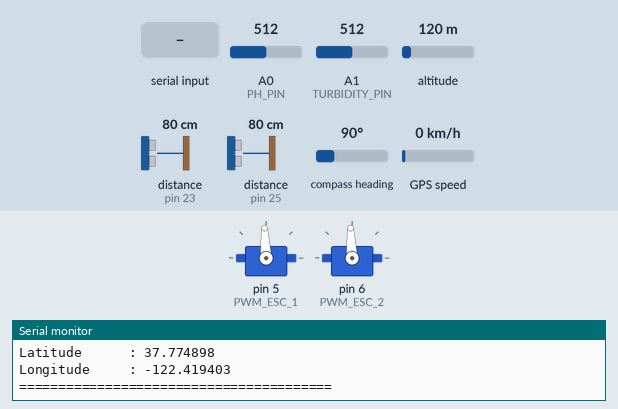
Bench run of a sketch on a simulated Arduino Mega 2560, built with avr-gcc and run on an emulated ATmega2560. Shown: 2 × servo, the last lines printed to the serial monitor. Wiring (inferred from the names in the program): 2 × ultrasonic range finder: trigger pin 22, echo pin 23 / trigger pin 24, echo pin 25. The inputs (shaded band) are chosen by the test bench; at power-on: A0 (PH_PIN) = 512, A1 (TURBIDITY_PIN) = 512, altitude 120 m, distance to the obstacle (sensors on pin 23, pin 25) 80 cm, compass heading 90°, GPS speed 0 km/h. The echo pulse lasts 58.3 µs per cm; the GPS gets a fix after 3 s at 37.7749, -122.4194 with 8 satellites.

Above: at 5.2 s.
5.3 s: "90,45\n" received over Serial
At 6.03 s:
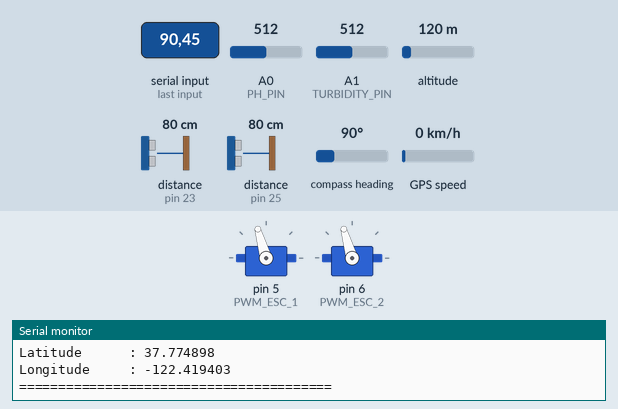
At 8.6 s:
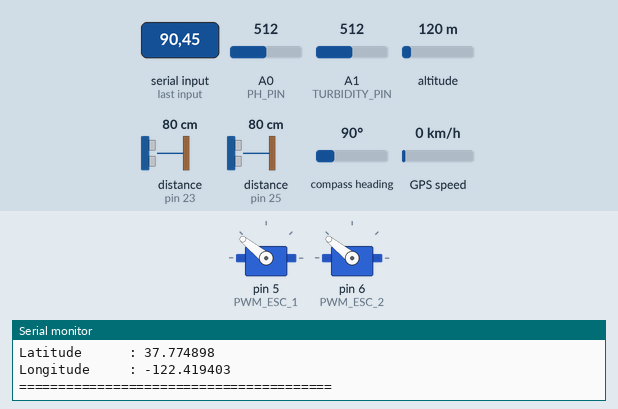
8.8 s: "30,150\n" received over Serial
At 14.8 s:
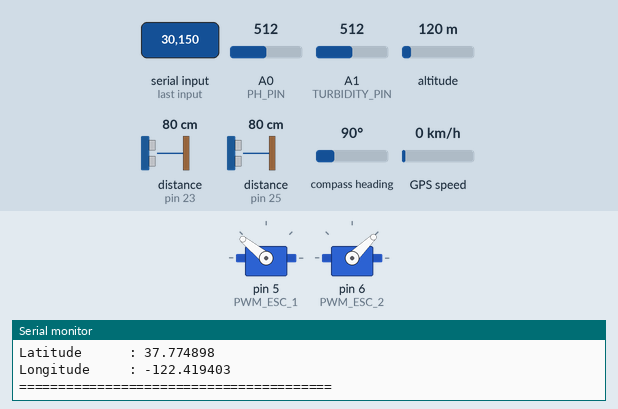
Timing chart, 0 to 16.3 s (numbered marks = the images above; inputs shaded):
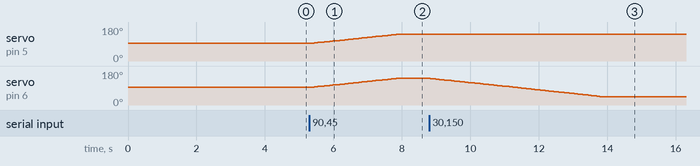

Measured:
- after the input at 5.3 s, servo on pin 5 (PWM_ESC_1), servo on pin 6 (PWM_ESC_2): moves from 93° to 141° over 2.5 s, starting at once
- after the input at 8.8 s, servo on pin 6 (PWM_ESC_2): moves from 141° to 44° over 5.0 s, starting at once

The sketch:

voyager.ino
```cpp
#include <TinyGPS++.h>
#include <Servo.h>

// ================= PIN =================
#define TRIG_DEPAN      22
#define ECHO_DEPAN      23

#define TRIG_BELAKANG   24
#define ECHO_BELAKANG   25

#define PH_PIN          A0
#define TURBIDITY_PIN   A1

#define PWM_ESC_1       5
#define PWM_ESC_2       6

// ================= OBJEK =================
TinyGPSPlus gps;
Servo thrusterKiri;
Servo thrusterKanan;

// ================= VARIABEL SENSOR =================
const float TINGGI_TONG_DEPAN = 80.0;      // cm
const float TINGGI_TONG_BELAKANG = 80.0;   // cm

// --- Variabel pH ---
float calibration_value = 15.7;
int buffer_arr[10], temp;
float ph_act;

// --- Variabel Turbidity ---
float turbidity_ntu = 0;

// ================= VARIABEL THRUSTER =================
int currentPwmKiri = 1500;
int targetPwmKiri  = 1500;

int currentPwmKanan = 1500;
int targetPwmKanan  = 1500;

float x = 0.0; // Steering
float y = 0.0; // Throttle

const int SPEED_MULTIPLIER = 500;

// ================= TIMER =================
unsigned long waktuPrintTerakhir = 0;
unsigned long waktuRampingTerakhir = 0;

// ================= FUNGSI SENSOR ULTRASONIK =================
float bacaJarak(int trigPin, int echoPin) {
  digitalWrite(trigPin, LOW);
  delayMicroseconds(2);
  digitalWrite(trigPin, HIGH);
  delayMicroseconds(10);
  digitalWrite(trigPin, LOW);

  long duration = pulseIn(echoPin, HIGH, 30000);
  if(duration == 0) return -1;
  return duration * 0.0343 / 2.0;
}

float hitungPersenPenuh(float jarak, float tinggiTong) {
  if(jarak < 0) return 0;
  float persen = ((tinggiTong - jarak) / tinggiTong) * 100.0;
  return constrain(persen, 0, 100);
}

String statusTong(float persen) {
  if(persen < 30) return "KOSONG";
  if(persen < 70) return "SEDANG";
  return "PENUH";
}

// ================= FUNGSI SENSOR KUALITAS AIR =================
void bacaPH() {
  unsigned long int avgval;
  for (int i = 0; i < 10; i++) {
    buffer_arr[i] = analogRead(PH_PIN);
    delayMicroseconds(100);
  }
  // Sorting array
  for (int i = 0; i < 9; i++) {
    for (int j = i + 1; j < 10; j++) {
      if (buffer_arr[i] > buffer_arr[j]) {
        temp = buffer_arr[i];
        buffer_arr[i] = buffer_arr[j];
        buffer_arr[j] = temp;
      }
    }
  }
  // Ambil rata-rata 6 nilai tengah (buang 2 terendah, 2 tertinggi)
  avgval = 0;
  for (int i = 2; i < 8; i++) avgval += buffer_arr[i];
  float volt_ph = (float)avgval * ((5.0 / 1023.0) / 6.0);
  ph_act = -7.50 * volt_ph + calibration_value;
}

float bacaTurbidity() {
  int sum = 0;
  for (int i = 0; i < 10; i++) {
    sum += analogRead(TURBIDITY_PIN);
    delayMicroseconds(100);
  }
  float avg = sum / 10.0;
  float volt = avg * (5.0 / 1023.0);
  float ntu = 0;

  if (volt < 2.5) {
    ntu = 3000;
  } else {
    ntu = -1120.4 * sq(volt) + 5742.3 * volt - 4352.9;
    if (ntu < 0) ntu = 0;
  }
  return ntu;
}

// ================= SETUP =================
void setup() {
  Serial.begin(115200);
  Serial3.begin(9600);

  thrusterKiri.attach(PWM_ESC_1);
  thrusterKanan.attach(PWM_ESC_2);

  thrusterKiri.writeMicroseconds(1500);
  thrusterKanan.writeMicroseconds(1500);
  delay(4000);

  pinMode(TRIG_DEPAN, OUTPUT);
  pinMode(ECHO_DEPAN, INPUT);
  pinMode(TRIG_BELAKANG, OUTPUT);
  pinMode(ECHO_BELAKANG, INPUT);

  Serial.println("SISTEM WAHANA SIAP (MEGA + RASPI)");
  Serial.println("Format Serial dari Raspi: x,y");
}

// ================= LOOP =================
void loop() {
  // 1. ================= BACA GPS =================
  while (Serial3.available()) {
    gps.encode(Serial3.read());
  }

  // 2. ================= BACA PERINTAH RASPI & MIXING =================
  if (Serial.available() > 0) {
    String dataMasuk = Serial.readStringUntil('\n');
    int commaIndex = dataMasuk.indexOf(',');

    if (commaIndex > 0) {
      x = dataMasuk.substring(0, commaIndex).toFloat();
      y = dataMasuk.substring(commaIndex + 1).toFloat();

      // --- DIFFERENTIAL DRIVE MIXING ---
      float leftMix  = constrain(y + x, -1.0, 1.0);
      float rightMix = constrain(y - x, -1.0, 1.0);

      // Hitung Target PWM Kiri (Standar)
      targetPwmKiri = 1500 + (leftMix * SPEED_MULTIPLIER);

      // Hitung Target PWM Kanan RAW
      int pwmKananRaw = 1500 + (rightMix * SPEED_MULTIPLIER);

      // --- MIRRORING PROPELLER KANAN (CCW) ---
      targetPwmKanan = (2 * 1500) - pwmKananRaw;

      // Pastikan tetap berada di rentang batas aman ESC
      targetPwmKiri  = constrain(targetPwmKiri, 1000, 2000);
      targetPwmKanan = constrain(targetPwmKanan, 1000, 2000);
    }
  }

  // 3. ================= RAMPING (SOFT-START) 50ms =================
  if (millis() - waktuRampingTerakhir >= 50) {
    waktuRampingTerakhir = millis();

    if (currentPwmKiri < targetPwmKiri) {
      currentPwmKiri += 10;
      if (currentPwmKiri > targetPwmKiri) currentPwmKiri = targetPwmKiri;
    } else if (currentPwmKiri > targetPwmKiri) {
      currentPwmKiri -= 10;
      if (currentPwmKiri < targetPwmKiri) currentPwmKiri = targetPwmKiri;
    }

    if (currentPwmKanan < targetPwmKanan) {
      currentPwmKanan += 10;
      if (currentPwmKanan > targetPwmKanan) currentPwmKanan = targetPwmKanan;
    } else if (currentPwmKanan > targetPwmKanan) {
      currentPwmKanan -= 10;
      if (currentPwmKanan < targetPwmKanan) currentPwmKanan = targetPwmKanan;
    }

    thrusterKiri.writeMicroseconds(currentPwmKiri);
    thrusterKanan.writeMicroseconds(currentPwmKanan);
  }

  // 4. ================= TELEMETRI SENSOR (2 Detik) =================
  if (millis() - waktuPrintTerakhir >= 2000) {
    waktuPrintTerakhir = millis();

    // Update data kualitas air
    bacaPH();
    turbidity_ntu = bacaTurbidity();

    // Baca Jarak
    float jarakDepan = bacaJarak(TRIG_DEPAN, ECHO_DEPAN);
    float jarakBelakang = bacaJarak(TRIG_BELAKANG, ECHO_BELAKANG);
    float penuhDepan = hitungPersenPenuh(jarakDepan, TINGGI_TONG_DEPAN);
    float penuhBelakang = hitungPersenPenuh(jarakBelakang, TINGGI_TONG_BELAKANG);
    float totalKepenuhan = (penuhDepan + penuhBelakang) / 2.0;

    Serial.println("\n========================================");
    Serial.print("Jarak Depan   : "); Serial.print(jarakDepan); Serial.println(" cm");
    Serial.print("Status Depan  : "); Serial.println(statusTong(penuhDepan));
    Serial.print("Jarak Belakang: "); Serial.print(jarakBelakang); Serial.println(" cm");
    Serial.print("Status Belakang: "); Serial.println(statusTong(penuhBelakang));

    Serial.print("TOTAL KEPENUHAN : "); Serial.print(totalKepenuhan); Serial.println(" %");

    Serial.print("Nilai pH      : "); Serial.println(ph_act, 2);
    Serial.print("Turbidity NTU : "); Serial.println(turbidity_ntu, 1);

    Serial.println("----------------------------------------");
    Serial.print("Joystick Input: X="); Serial.print(x, 2); Serial.print(" | Y="); Serial.println(y, 2);
    Serial.print("Target PWM    : L="); Serial.print(targetPwmKiri); Serial.print(" | R="); Serial.println(targetPwmKanan);
    Serial.print("Current PWM   : L="); Serial.print(currentPwmKiri); Serial.print(" | R="); Serial.println(currentPwmKanan);

    if (gps.location.isValid()) {
      Serial.print("Latitude      : "); Serial.println(gps.location.lat(), 6);
      Serial.print("Longitude     : "); Serial.println(gps.location.lng(), 6);
    } else {
      Serial.println("GPS           : Menunggu sinyal...");
    }
    Serial.println("========================================");
  }
}
```
